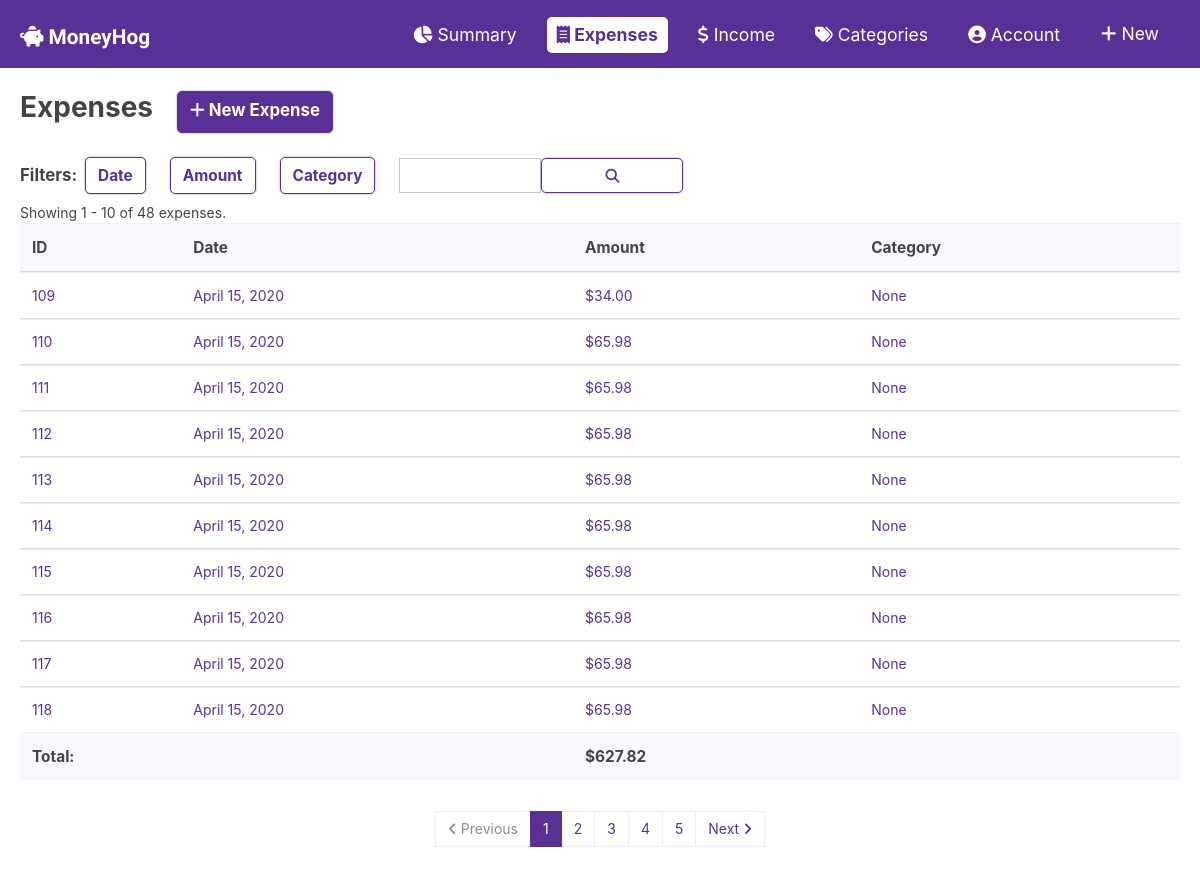
Page /budget/expenses/ on the committed database.
### budget/models.py (models this page shows, shortened)
class Expense(models.Model):
    expense_date = models.DateField('Date of expense')
    vendor = models.CharField(max_length=100,blank=True)
    description = models.CharField(max_length=200, blank=True)
    category = models.ForeignKey('Category', on_delete=models.SET_NULL,null=True,blank=True)
    amount = models.DecimalField(max_digits=10, decimal_places=2)
    receipt = models.ImageField(upload_to="images/", blank=True)

### budget/views.py (the view)
# urls.py: path('expenses/', views.expense_list, name='expense_list'),
def expense_list(request):
    latest_expenses_list = Expense.objects.order_by('-expense_date')
    limit = 10
    paginator = Paginator(latest_expenses_list, limit)
    page_number = request.GET.get('page')
    if page_number == None:
        page_number = 1
    page_obj = paginator.get_page(page_number)
    page_total = 0
    page_count = 0
    for i in page_obj:
        page_total += i.amount
        page_count += 1
    start_num = (int(page_number) - 1) * limit +1
    end_num = start_num + page_count - 1
    context = {
        'page_obj': page_obj,
        'page_number': page_number,
        'page_total': page_total,
        'num_records': paginator.count,
        'page_range': paginator.page_range,
        'start_num' : start_num,
        'end_num': end_num,
    }
    return render(request, 'budget/expenses/list.html', context)

### budget/templates/budget/expenses/list.html (shortened to what this page needs)
{% extends "budget/expenses/expense.html" %}
{% load static %}
{% block extra_styles %}
<link rel="stylesheet" type="text/css" href="{% static 'budget/list.css' %}">
{% endblock extra_styles %}
{% block main_class %} class="table-content" {% endblock main_class %}
{% block content %}
  <div class="flex mt-2 mb-4">
    <h1 class="imp page-title mr-4">Expenses</h1>
    <a href="{% url 'budget:expense_form_page' %}" class="btn btn-primary imp title-med"><i class="fas fa-plus"></i> New Expense</a>
  </div>
  <div class="flex flex-wrap align-center mb-2">
    <span class="title-med imp mr-2">Filters: </span>
    <button id="date-range" type="button" class="btn btn-outline-primary imp title-sm mr-4" data-toggle="modal" data-target="#dateModal">Date</button>
    <button type="button" class="btn btn-outline-primary imp title-sm mr-4">Amount</button>
    <button type="button" class="btn btn-outline-primary imp title-sm mr-4">Category</button>
    <form action="" method="POST" class="inline-for flex align-center just-end" enctype="application/x-www-form-urlencoded">
        <input type="search" id="expense-search" name="expense-search" class="form-control" aria-describedby="search">
        <button type="submit" class="btn btn-outline-primary form-control"><i class="fas fa-search"></i></button>
    </form>
  </div>
  {% if page_obj %}
  <span>Showing {{ start_num }} - {{ end_num }} of {{ num_records }} expenses.</span>
  <div class="table-responsive">
    <table class="table mb-">
      <thead class="thead-light">
        <tr>
          <th scope="col" class="title-sm">ID</th>
          <th scope="col" class="title-sm">Date</th>
          <th scope="col" class="title-sm">Amount</th>
          <th scope="col" class="title-sm">Category</th>
        </tr>
      </thead>
      <tbody class="list-grou">
                {% for record in page_obj %}
                <tr class="click btn-link">
                  <td >{{ record.pk }}</a></td>
                  <td >{{ record.expense_date }}</td>
                  <td >${{ record.amount }}</td>
                  <td >{{ record.category }}</td>
                </tr>
                {% endfor %}
      </tbody>
      <tfoot>
        <tr class="thead-light">
          <td colspan="2" class="imp title-sm">Total:</td>
          <td colspan="2" class="imp title-sm">${{ page_total }}</td>
        </tr>
      </tfoot>
    </table>
    <nav aria-label="..." class="flex just-center">
      <ul class="pagination">
      {% if page_obj.has_previous %}
        <li class="page-item">
          <a class="page-link" href="?page={{ page_obj.previous_page_number }}"><i class="fas fa-angle-left"></i> Previous</a>
        </li>
      {% else %}
        <li class="page-item disabled">
          <span class="page-link"><i class="fas fa-angle-left"></i> Previous</span>
        </li>
      {% endif %}
      {% for page_num in page_range %}
        <li class="page-item page-num"><a class="page-link" href="">{{ page_num }}</a></li>
      {% endfor %}
        {% if page_obj.has_next %}
        <li class="page-item">
          <a class="page-link" href="?page={{ page_obj.next_page_number }}">Next <i class="fas fa-angle-right"></i></a>
        </li>
        {% else %}
        <li class="page-item disabled">
          <span class="page-link ">Next <i class="fas fa-angle-right"></i></span>
        </li>
        {% endif %}
      </ul>
    </nav>
  </div>
  {% else %}
      <p>You don't have any expenses yet!</p>
  {% endif %}
{% endblock content%}

### budget/static/budget/main.css (style rules this page uses)
nav { padding: 15px 20px; }
.page-title { font-size: 2em; }
.title-med { font-size: 1.2em; margin-bottom: 0; }
.title-sm { font-size: 1.1em; }
.click { box-shadow: 0px 0px 1px #888888; }
tfoot,thead { background-color: #F9F8FC; }
.btn-primary, .btn-outline-primary, .btn-success, .btn-danger, .btn-info, .btn-outline-secondary { box-shadow: 0px 0px 2px #888888; border-radius: 5px; }
.imp { font-weight: bold; }
.flex { display: flex; }
.align-center { align-items: center; }
.just-center { justify-content: center; }
.just-end { justify-content: flex-end; }
.flex-wrap { flex-wrap: wrap; }

### rows in the picture
Expense: pk "109", expense_date "April 15, 2020", amount "34.00", category "None"
Expense: pk "110", expense_date "April 15, 2020", amount "65.98", category "None"
Expense: pk "111", expense_date "April 15, 2020", amount "65.98", category "None"
Expense: pk "112", expense_date "April 15, 2020", amount "65.98", category "None"
Expense: pk "113", expense_date "April 15, 2020", amount "65.98", category "None"
Expense: pk "114", expense_date "April 15, 2020", amount "65.98", category "None"
Expense: pk "115", expense_date "April 15, 2020", amount "65.98", category "None"
Expense: pk "116", expense_date "April 15, 2020", amount "65.98", category "None"
Expense: pk "117", expense_date "April 15, 2020", amount "65.98", category "None"
Expense: pk "118", expense_date "April 15, 2020", amount "65.98", category "None"

### other values in the picture
{{ start_num }} "1"
{{ end_num }} "10"
{{ num_records }} "48"
{{ page_total }} "627.82"
{{ page_num }} "1" "2" "3" "4" "5"
